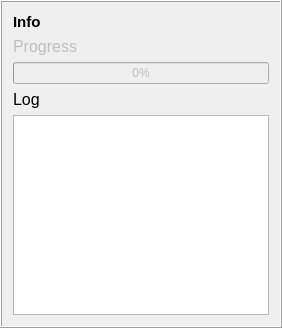
     <widget class="QFrame" name="frame_info">
      <property name="frameShape">
       <enum>QFrame::Box</enum>
      </property>
      <property name="frameShadow">
       <enum>QFrame::Raised</enum>
      </property>
      <layout class="QVBoxLayout" name="verticalLayout">
       <item>
        <widget class="QLabel" name="label_info">
         <property name="maximumSize">
          <size>
           <width>16777215</width>
           <height>30</height>
          </size>
         </property>
         <property name="font">
          <font>
           <pointsize>11</pointsize>
           <weight>75</weight>
           <bold>true</bold>
          </font>
         </property>
         <property name="text">
          <string>Info</string>
         </property>
        </widget>
       </item>
       <item>
        <widget class="QLabel" name="label_progressTotal">
         <property name="enabled">
          <bool>false</bool>
         </property>
         <property name="maximumSize">
          <size>
           <width>16777215</width>
           <height>30</height>
          </size>
         </property>
         <property name="font">
          <font>
           <pointsize>12</pointsize>
          </font>
         </property>
         <property name="text">
          <string>Progress</string>
         </property>
        </widget>
       </item>
       <item>
        <widget class="QProgressBar" name="progressBar_total">
         <property name="enabled">
          <bool>false</bool>
         </property>
         <property name="maximumSize">
          <size>
           <width>16777215</width>
           <height>40</height>
          </size>
         </property>
         <property name="value">
          <number>0</number>
         </property>
        </widget>
       </item>
       <item>
        <widget class="QLabel" name="label_log">
         <property name="maximumSize">
          <size>
           <width>16777215</width>
           <height>30</height>
          </size>
         </property>
         <property name="font">
          <font>
           <pointsize>12</pointsize>
          </font>
         </property>
         <property name="text">
          <string>Log</string>
         </property>
        </widget>
       </item>
       <item>
        <widget class="QListWidget" name="listWidget_log">
         <property name="minimumSize">
          <size>
           <width>0</width>
           <height>200</height>
          </size>
         </property>
         <property name="maximumSize">
          <size>
           <width>1000</width>
           <height>400</height>
          </size>
         </property>
         <property name="font">
          <font>
           <pointsize>8</pointsize>
          </font>
         </property>
         <property name="flow">
          <enum>QListView::TopToBottom</enum>
         </property>
        </widget>
       </item>
      </layout>
     </widget>
